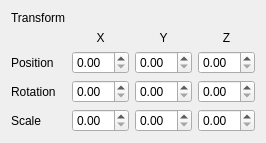
<?xml version="1.0" encoding="UTF-8"?>
<ui version="4.0">
 <class>Transform</class>
 <widget class="QWidget" name="Transform">
  <property name="geometry">
   <rect>
    <x>0</x>
    <y>0</y>
    <width>256</width>
    <height>121</height>
   </rect>
  </property>
  <property name="windowTitle">
   <string>Form</string>
  </property>
  <layout class="QGridLayout" name="gridLayout">
   <item row="2" column="1">
    <widget class="QDoubleSpinBox" name="doubleSpinBox"/>
   </item>
   <item row="3" column="3">
    <widget class="QDoubleSpinBox" name="doubleSpinBox_6"/>
   </item>
   <item row="4" column="2">
    <widget class="QDoubleSpinBox" name="doubleSpinBox_8"/>
   </item>
   <item row="2" column="0">
    <widget class="QLabel" name="label">
     <property name="text">
      <string>Position</string>
     </property>
    </widget>
   </item>
   <item row="2" column="3">
    <widget class="QDoubleSpinBox" name="doubleSpinBox_3"/>
   </item>
   <item row="0" column="0">
    <widget class="QLabel" name="label_4">
     <property name="text">
      <string>Transform</string>
     </property>
    </widget>
   </item>
   <item row="4" column="0">
    <widget class="QLabel" name="label_2">
     <property name="text">
      <string>Scale</string>
     </property>
    </widget>
   </item>
   <item row="2" column="2">
    <widget class="QDoubleSpinBox" name="doubleSpinBox_2"/>
   </item>
   <item row="4" column="4">
    <spacer name="horizontalSpacer">
     <property name="orientation">
      <enum>Qt::Horizontal</enum>
     </property>
     <property name="sizeHint" stdset="0">
      <size>
       <width>40</width>
       <height>20</height>
      </size>
     </property>
    </spacer>
   </item>
   <item row="1" column="1">
    <widget class="QLabel" name="label_5">
     <property name="text">
      <string>X</string>
     </property>
     <property name="alignment">
      <set>Qt::AlignCenter</set>
     </property>
    </widget>
   </item>
   <item row="5" column="1">
    <spacer name="verticalSpacer">
     <property name="orientation">
      <enum>Qt::Vertical</enum>
     </property>
     <property name="sizeHint" stdset="0">
      <size>
       <width>20</width>
       <height>40</height>
      </size>
     </property>
    </spacer>
   </item>
   <item row="3" column="1">
    <widget class="QDoubleSpinBox" name="doubleSpinBox_4"/>
   </item>
   <item row="3" column="0">
    <widget class="QLabel" name="label_3">
     <property name="text">
      <string>Rotation</string>
     </property>
    </widget>
   </item>
   <item row="3" column="2">
    <widget class="QDoubleSpinBox" name="doubleSpinBox_5"/>
   </item>
   <item row="4" column="3">
    <widget class="QDoubleSpinBox" name="doubleSpinBox_9"/>
   </item>
   <item row="1" column="3">
    <widget class="QLabel" name="label_7">
     <property name="text">
      <string>Z</string>
     </property>
     <property name="alignment">
      <set>Qt::AlignCenter</set>
     </property>
    </widget>
   </item>
   <item row="4" column="1">
    <widget class="QDoubleSpinBox" name="doubleSpinBox_7"/>
   </item>
   <item row="1" column="2">
    <widget class="QLabel" name="label_6">
     <property name="text">
      <string>Y</string>
     </property>
     <property name="alignment">
      <set>Qt::AlignCenter</set>
     </property>
    </widget>
   </item>
  </layout>
 </widget>
 <resources/>
 <connections/>
</ui>
